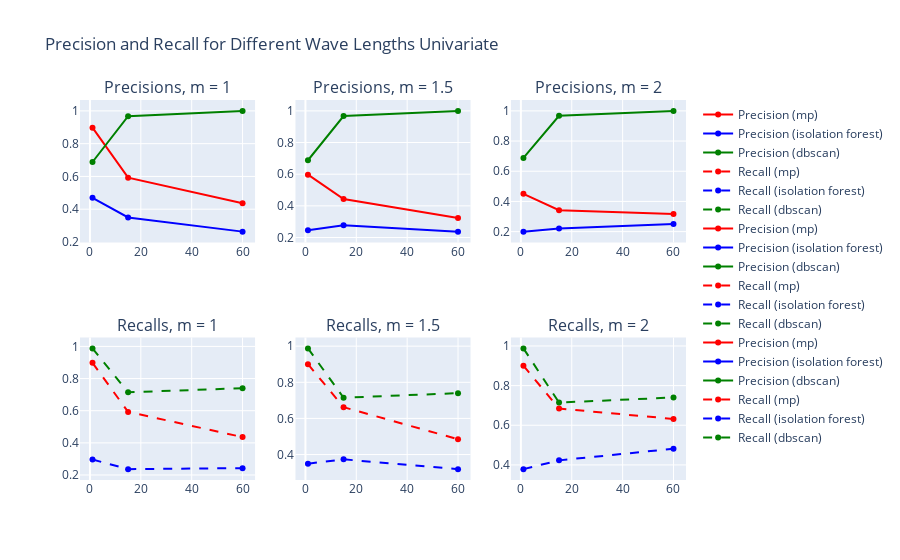

This figure's notebook cell:
### Code cell
# Create subplots with two rows and three columns
fig = make_subplots(rows=2, cols=3, subplot_titles=("Precisions, m = 1", "Precisions, m = 1.5", "Precisions, m = 2", "Recalls, m = 1", "Recalls, m = 1.5", "Recalls, m = 2",))

# Filter data for specific 'm' values
m_values = [1, 1.5, 2]

for i, m in enumerate(m_values, 1):
    # Filter data for current 'm' value for mp_df
    filtered_mp_df = mp_df[mp_df['m'] == m]

    # Filter data for current 'm' value for isf_df
    filtered_isf_df = isf_df[isf_df['m'] == m]

    # Filter data for dbscan_df (assuming it doesn't have 'm' column)
    filtered_dbscan_df = dbscan_df  # No filtering required

    # Group by 'noise' and calculate the mean for mp_df
    mp_mean_df = filtered_mp_df.groupby('wave len').mean().reset_index()

    # Group by 'noise' and calculate the mean for isf_df
    isf_mean_df = filtered_isf_df.groupby('wave len').mean().reset_index()

    # Group by 'noise' and calculate the mean for dbscan_df
    dbscan_mean_df = filtered_dbscan_df.groupby('wave len').mean().reset_index()

    # Plot precision for mp_df in the first row
    fig.add_trace(go.Scatter(x=mp_mean_df['wave len'], y=mp_mean_df['precision'],
                              mode='lines+markers', name=f'Precision (mp)',
                             line=dict(color='red')),
                  row=1, col=i)

    # Plot precision for isf_df in the first row
    fig.add_trace(go.Scatter(x=isf_mean_df['wave len'], y=isf_mean_df['precision'],
                              mode='lines+markers', name=f'Precision (isolation forest)',
                             line=dict(color='blue')),
                  row=1, col=i)

    # Plot precision for dbscan_df in the first row
    fig.add_trace(go.Scatter(x=dbscan_mean_df['wave len'], y=dbscan_mean_df['precision'],
                              mode='lines+markers', name=f'Precision (dbscan)',
                             line=dict(color='green')),
                  row=1, col=i)

    # Plot recall for mp_df in the second row
    fig.add_trace(go.Scatter(x=mp_mean_df['wave len'], y=mp_mean_df['recall'],
                              mode='lines+markers', name=f'Recall (mp)',
                             line=dict(color='red', dash='dash')),
                  row=2, col=i)

    # Plot recall for isf_df in the second row
    fig.add_trace(go.Scatter(x=isf_mean_df['wave len'], y=isf_mean_df['recall'],
                              mode='lines+markers', name=f'Recall (isolation forest)',
                             line=dict(color='blue', dash='dash')),
                  row=2, col=i)

    # Plot recall for dbscan_df in the second row
    fig.add_trace(go.Scatter(x=dbscan_mean_df['wave len'], y=dbscan_mean_df['recall'],
                              mode='lines+markers', name=f'Recall (dbscan)',
                             line=dict(color='green', dash='dash')),
                  row=2, col=i)

# Update layout
fig.update_layout(title_text="Precision and Recall for Different Wave Lengths Univariate")

fig.show()

### Figure 1 — Plotly figure (JSON) as saved in the notebook; plotly's stock layout.template omitted (floating-point values rounded to 4 significant figures)
{"data": [{"line": {"color": "red"}, "mode": "lines+markers", "name": "Precision (mp)", "type": "scatter", "x": [1, 15, 60], "xaxis": "x", "y": [0.8978, 0.5927, 0.4358], "yaxis": "y"}, {"line": {"color": "blue"}, "mode": "lines+markers", "name": "Precision (isolation forest)", "type": "scatter", "x": [1, 15, 60], "xaxis": "x", "y": [0.4698, 0.3495, 0.2632], "yaxis": "y"}, {"line": {"color": "green"}, "mode": "lines+markers", "name": "Precision (dbscan)", "type": "scatter", "x": [1, 15, 60], "xaxis": "x", "y": [0.688, 0.9674, 1], "yaxis": "y"}, {"line": {"color": "red", "dash": "dash"}, "mode": "lines+markers", "name": "Recall (mp)", "type": "scatter", "x": [1, 15, 60], "xaxis": "x4", "y": [0.8978, 0.5927, 0.4358], "yaxis": "y4"}, {"line": {"color": "blue", "dash": "dash"}, "mode": "lines+markers", "name": "Recall (isolation forest)", "type": "scatter", "x": [1, 15, 60], "xaxis": "x4", "y": [0.2963, 0.2366, 0.2427], "yaxis": "y4"}, {"line": {"color": "green", "dash": "dash"}, "mode": "lines+markers", "name": "Recall (dbscan)", "type": "scatter", "x": [1, 15, 60], "xaxis": "x4", "y": [0.9878, 0.7145, 0.74], "yaxis": "y4"}, {"line": {"color": "red"}, "mode": "lines+markers", "name": "Precision (mp)", "type": "scatter", "x": [1, 15, 60], "xaxis": "x2", "y": [0.5969, 0.4431, 0.3233], "yaxis": "y2"}, {"line": {"color": "blue"}, "mode": "lines+markers", "name": "Precision (isolation forest)", "type": "scatter", "x": [1, 15, 60], "xaxis": "x2", "y": [0.246, 0.2775, 0.2372], "yaxis": "y2"}, {"line": {"color": "green"}, "mode": "lines+markers", "name": "Precision (dbscan)", "type": "scatter", "x": [1, 15, 60], "xaxis": "x2", "y": [0.688, 0.9674, 1], "yaxis": "y2"}, {"line": {"color": "red", "dash": "dash"}, "mode": "lines+markers", "name": "Recall (mp)", "type": "scatter", "x": [1, 15, 60], "xaxis": "x5", "y": [0.9003, 0.6621, 0.485], "yaxis": "y5"}, {"line": {"color": "blue", "dash": "dash"}, "mode": "lines+markers", "name": "Recall (isolation forest)", "type": "scatter", "x": [1, 15, 60], "xaxis": "x5", "y": [0.3495, 0.3734, 0.3192], "yaxis": "y5"}, {"line": {"color": "green", "dash": "dash"}, "mode": "lines+markers", "name": "Recall (dbscan)", "type": "scatter", "x": [1, 15, 60], "xaxis": "x5", "y": [0.9878, 0.7145, 0.74], "yaxis": "y5"}, {"line": {"color": "red"}, "mode": "lines+markers", "name": "Precision (mp)", "type": "scatter", "x": [1, 15, 60], "xaxis": "x3", "y": [0.4501, 0.3422, 0.3159], "yaxis": "y3"}, {"line": {"color": "blue"}, "mode": "lines+markers", "name": "Precision (isolation forest)", "type": "scatter", "x": [1, 15, 60], "xaxis": "x3", "y": [0.1999, 0.2214, 0.25], "yaxis": "y3"}, {"line": {"color": "green"}, "mode": "lines+markers", "name": "Precision (dbscan)", "type": "scatter", "x": [1, 15, 60], "xaxis": "x3", "y": [0.688, 0.9674, 1], "yaxis": "y3"}, {"line": {"color": "red", "dash": "dash"}, "mode": "lines+markers", "name": "Recall (mp)", "type": "scatter", "x": [1, 15, 60], "xaxis": "x6", "y": [0.9003, 0.6843, 0.6317], "yaxis": "y6"}, {"line": {"color": "blue", "dash": "dash"}, "mode": "lines+markers", "name": "Recall (isolation forest)", "type": "scatter", "x": [1, 15, 60], "xaxis": "x6", "y": [0.3787, 0.4229, 0.4815], "yaxis": "y6"}, {"line": {"color": "green", "dash": "dash"}, "mode": "lines+markers", "name": "Recall (dbscan)", "type": "scatter", "x": [1, 15, 60], "xaxis": "x6", "y": [0.9878, 0.7145, 0.74], "yaxis": "y6"}], "layout": {"annotations": [{"font": {"size": 16}, "showarrow": false, "text": "Precisions, m = 1", "x": 0.1444, "xanchor": "center", "xref": "paper", "y": 1, "yanchor": "bottom", "yref": "paper"}, {"font": {"size": 16}, "showarrow": false, "text": "Precisions, m = 1.5", "x": 0.5, "xanchor": "center", "xref": "paper", "y": 1, "yanchor": "bottom", "yref": "paper"}, {"font": {"size": 16}, "showarrow": false, "text": "Precisions, m = 2", "x": 0.8556, "xanchor": "center", "xref": "paper", "y": 1, "yanchor": "bottom", "yref": "paper"}, {"font": {"size": 16}, "showarrow": false, "text": "Recalls, m = 1", "x": 0.1444, "xanchor": "center", "xref": "paper", "y": 0.375, "yanchor": "bottom", "yref": "paper"}, {"font": {"size": 16}, "showarrow": false, "text": "Recalls, m = 1.5", "x": 0.5, "xanchor": "center", "xref": "paper", "y": 0.375, "yanchor": "bottom", "yref": "paper"}, {"font": {"size": 16}, "showarrow": false, "text": "Recalls, m = 2", "x": 0.8556, "xanchor": "center", "xref": "paper", "y": 0.375, "yanchor": "bottom", "yref": "paper"}], "autosize": true, "title": {"text": "Precision and Recall for Different Wave Lengths Univariate"}, "xaxis": {"anchor": "y", "autorange": true, "domain": [0, 0.2889], "range": [-3.105, 64.1], "type": "linear"}, "xaxis2": {"anchor": "y2", "autorange": true, "domain": [0.3556, 0.6444], "range": [-3.105, 64.1], "type": "linear"}, "xaxis3": {"anchor": "y3", "autorange": true, "domain": [0.7111, 1], "range": [-3.105, 64.1], "type": "linear"}, "xaxis4": {"anchor": "y4", "autorange": true, "domain": [0, 0.2889], "range": [-3.105, 64.1], "type": "linear"}, "xaxis5": {"anchor": "y5", "autorange": true, "domain": [0.3556, 0.6444], "range": [-3.105, 64.1], "type": "linear"}, "xaxis6": {"anchor": "y6", "autorange": true, "domain": [0.7111, 1], "range": [-3.105, 64.1], "type": "linear"}, "yaxis": {"anchor": "x", "autorange": true, "domain": [0.625, 1], "range": [0.1646, 1.099], "type": "linear"}, "yaxis2": {"anchor": "x2", "autorange": true, "domain": [0.625, 1], "range": [0.1351, 1.102], "type": "linear"}, "yaxis3": {"anchor": "x3", "autorange": true, "domain": [0.625, 1], "range": [0.09286, 1.107], "type": "linear"}, "yaxis4": {"anchor": "x4", "autorange": true, "domain": [0, 0.375], "range": [0.1361, 1.088], "type": "linear"}, "yaxis5": {"anchor": "x5", "autorange": true, "domain": [0, 0.375], "range": [0.2298, 1.077], "type": "linear"}, "yaxis6": {"anchor": "x6", "autorange": true, "domain": [0, 0.375], "range": [0.2972, 1.069], "type": "linear"}}}
